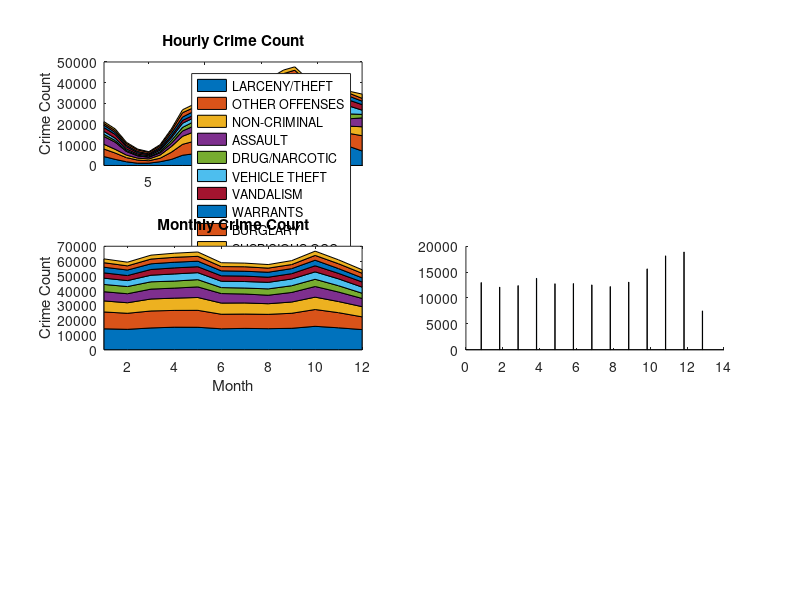

Here is the MATLAB script that generated this plot: (Note: this script raises an error after producing the figure.)

x = [0,1,2,3,4,5,6,7,8,9,10,11,12,13,14,15,16,17,18,19,20,21,22,23];
hour_count= [4304, 2957, 1786, 1098, 1130, 1806, 2930, 4952, 5650, 6924, 7688, 10160, 8999, 9229, 10164, 10564, 11753, 13875, 12912, 10984, 9600, 9507, 8909, 7019;
3630, 3057, 2003, 1516, 1166, 1692, 3459, 5264, 6010, 5857, 5800, 7702, 6378, 6375, 6720, 7559, 7719, 6959, 6132, 5335, 5470, 6574, 6430, 7375;
 2292, 1789, 1240, 941, 861, 1541, 2758, 3886, 4545, 5003, 4931, 6761, 5329, 5284, 5595, 5602, 5088, 4876, 4256, 3906, 3940, 3951, 3624, 4305;
  3789, 3454, 1738, 1052, 825, 1034, 1580, 2573, 2847, 3164, 3368, 4207, 3648, 3682, 4154, 4010, 4147, 4025, 3940, 3841, 3978, 3885, 3644, 4291;
1043, 808, 546, 379, 205, 600, 1313, 1733, 2114, 2422, 2733, 2696, 3593, 4046, 3758, 3971, 4011, 3619, 3156, 2377, 2278, 2585, 2282, 1703;
1392, 1116, 669, 505, 498, 741, 1268, 2002, 1868, 1793, 1508, 2313, 1646, 1973, 2231, 2732, 3569, 4418, 3807, 4018, 3965, 4145, 3569, 2035;
1832, 1819, 1107, 711, 579, 661, 932, 1395, 1295, 1356, 1267, 1770, 1338, 1506, 1777, 2008, 2726, 3204, 2829, 2908, 3056, 3144, 2824, 2681;
1205, 977, 694, 567, 399, 715, 1337, 1591, 1839, 2077, 2079, 2276, 2432, 2449, 2468, 2679, 2776, 2495, 2169, 1709, 1690, 2039, 1872, 1680;
832, 879, 865, 772, 707, 805, 1272, 2124, 1794, 1646, 1610, 2102, 1404, 1514, 1763, 1999, 2609, 2574, 1931, 1631, 1579, 1541, 1437, 1365;
844, 793, 553, 366, 287, 468, 793, 1409, 1574, 1556, 1560, 2364, 1653, 1723, 1859, 1811, 1708, 1615, 1471, 1261, 1338, 1265, 1110, 2033];


normalized_hour_count= [-0.78443, -1.13859, -1.44647, -1.62736, -1.61895, -1.44121, -1.14569, -0.61406, -0.43054, -0.09557, 0.1053, 0.75525, 0.44999, 0.51047, 0.7563, 0.86147, 1.17408, 1.73201, 1.47881, 0.9719, 0.60801, 0.58356, 0.42633, -0.07059;
-0.80029, -1.08204, -1.60029, -1.83975, -2.01185, -1.75321, -0.88437, 0.00316, 0.36997, 0.29474, 0.26671, 1.20193, 0.55091, 0.54944, 0.71908, 1.13162, 1.21029, 0.83659, 0.42995, 0.03807, 0.10445, 0.64729, 0.57648, 1.04114;
-0.9649, -1.27722, -1.6181, -1.80375, -1.85343, -1.43121, -0.67555, 0.02484, 0.43402, 0.7184, 0.67369, 1.80996, 0.92081, 0.89287, 1.08598, 1.09032, 0.77117, 0.63954, 0.25457, 0.03725, 0.05837, 0.0652, -0.13784, 0.285;
0.53593, 0.22947, -1.34036, -1.96793, -2.17559, -1.98439, -1.4849, -0.57649, -0.32583, -0.03583, 0.15079, 0.91833, 0.40694, 0.43805, 0.86984, 0.73811, 0.86344, 0.75183, 0.67407, 0.5835, 0.70883, 0.62375, 0.40328, 0.99517;
-0.99904, -1.19375, -1.41083, -1.54919, -1.69336, -1.36609, -0.77534, -0.42735, -0.11168, 0.14351, 0.40119, 0.37053, 1.11373, 1.48906, 1.25044, 1.42692, 1.46006, 1.13527, 0.75166, 0.10623, 0.0242, 0.27856, 0.02751, -0.45221;
-0.69476, -0.92065, -1.28649, -1.42072, -1.42644, -1.22756, -0.79624, -0.19551, -0.30518, -0.36656, -0.59982, 0.05903, -0.48687, -0.21924, -0.00808, 0.40196, 1.08699, 1.78185, 1.28178, 1.45448, 1.4111, 1.55842, 1.08699, -0.1685;
-0.03783, -0.05343, -0.90746, -1.38246, -1.54079, -1.44243, -1.11737, -0.56201, -0.68196, -0.60879, -0.71554, -0.1122, -0.63038, -0.42887, -0.10381, 0.17328, 1.03451, 1.60786, 1.15806, 1.25282, 1.43034, 1.53589, 1.15206, 0.98053;
-0.81, -1.14341, -1.55725, -1.74296, -1.98863, -1.52654, -0.61698, -0.24555, 0.11711, 0.46514, 0.46806, 0.75614, 0.98426, 1.00912, 1.03691, 1.34546, 1.4873, 1.07639, 0.59967, -0.07299, -0.10078, 0.40957, 0.16536, -0.1154;
-1.32177, -1.23296, -1.25941, -1.43516, -1.55799, -1.3728, -0.4903, 1.11973, 0.49613, 0.21645, 0.14842, 1.07816, -0.24086, -0.03299, 0.43755, 0.88352, 2.03624, 1.9701, 0.75502, 0.18811, 0.08984, 0.01803, -0.1785, -0.31456;
-0.86266, -0.9573, -1.40262, -1.74961, -1.89619, -1.56034, -0.9573, 0.18571, 0.49187, 0.45847, 0.46589, 1.95773, 0.63846, 0.76834, 1.02069, 0.93163, 0.74051, 0.56795, 0.30075, -0.08891, 0.05396, -0.08149, -0.36909, 1.34355];

month_count=[14172,11393,7470,6226,4906,4255,3590,3828,3041,2580;
13813,10853,7117,6104,4862,4030,3409,3728,2832,2485;
14748,11486,8104,6680,4937,4457,3889,3833,3201,2651;
15257,11351,8297,6793,4761,4828,4090,3822,3336,2766;
15201,11460,8685,7175,4903,4720,4013,3764,3281,2932;
14178,9846,7551,6434,4037,4299,3680,3353,2881,2609;
14450,9699,7506,6050,4044,4399,3679,3287,3040,2445;
14248,9703,7176,5747,4296,4430,3469,3366,2792,2402;
14500,10177,7614,6474,4536,4572,3601,3407,2769,2639;
15852,11365,8369,7195,4897,5016,4115,3776,3225,2891;
14840,10234,7521,6435,4264,4648,3689,3248,3275,2649;
13641,8615,6894,5563,3528,4127,3501,2802,3082,2365];

% y1 is theft:
%     2003   04       05     06    07    08      09    10     11    12     13     14
y1 =[12990, 12111, 12402, 13798, 12760, 12800, 12538, 12214, 13084, 15639, 18152, 18901, 7511]';
y2 =[10614, 10324,  8848,  9363,  9759, 11860, 12044, 10464,  9938,  9622,  9430, 10290, 3626]';
y3 =[6566,  6882,  6976,  6635,  6273,  6021,  6185,  6937,  7673,  8589, 10489,  9669, 3409]';
y4 =[6555,  6467,  5779,  6364,  6105,  6327,  5976,  6128,  6117,  6199,  6280,  6254, 2325]';
y5 =[4875,  4873,  4379,  4700,  5219,  5866,  5951,  4489,  3374,  3408,  3319,  2767, 751]';
y6 =[7583,  8758,  9111,  3700,  3250,  2983,  2603,  2197,  2361,  3116,  3147,  3564, 1408]';
y7 =[3271,  3187,  3473,  3890,  3693,  3576,  3777,  4008,  3570,  3973,  3462,  3538, 1307]';
y8 =[4527,  4006,  3414,  3255,  3486,  2902,  2893,  3065,  3257,  3234,  3551,  3435, 1189]';
y9 =[3017,  3330,  3463,  3550,  2655,  2800,  2633,  2491,  2515,  3135,  3070,  3006, 1090]';
y10 =[2103,  2263,  2341,  2404,  2389,  2319,  2213,  2957,  3049,  2979,  2828,  2613, 956]';



c1= [ 23570, 23957, 24487, 24415, 27104, 27217, 24150 ]';
c2= [ 17787, 18809, 19950, 18462, 18588, 17129, 15457 ]';
c3= [ 12855, 12738, 12928, 12819, 13984, 14007, 12973 ]';
c4= [ 10560, 10280, 10553, 10246, 11160, 11995, 12082 ]';
c5= [ 7823, 8474, 9267, 8454, 7420, 6390, 6143 ]';
c6=  [7412, 7263 , 7414 ,7456 ,8613 ,8119 ,7504 ]';
c7= [5946, 5852, 5927, 5980, 7092, 7326, 6602 ]';
c8= [5811, 6427, 7029, 6376, 5926, 5364, 5281]';
c9= [5262, 5374, 5457, 5350, 6327, 4754, 4231]';
c10=  [ 4447, 4517, 4851, 4510, 4924, 4155,4010 ]';



figure(1)
subplot(3,2,1)
area(hour_count')
title('Hourly Crime Count')
legend('LARCENY/THEFT','OTHER OFFENSES','NON-CRIMINAL','ASSAULT','DRUG/NARCOTIC','VEHICLE THEFT','VANDALISM','WARRANTS','BURGLARY','SUSPICIOUS OCC');
% axis([0 25 0 50000])
xlim([1,24])
xlabel('Hour')
ylabel('Crime Count')


subplot(3,2,3)
area(month_count)
% h = get(gca,'xtick');
% set(gca,'xticklabel',h/2);
title('Monthly Crime Count')
xlim([1,12])
xlabel('Month')
ylabel('Crime Count')

% year->crime_count
subplot(3,2,4)
% area(year_count)
% title('Yearly Crime Count')
% ax= gca;
% ax.XTickLabel = {'2003','2004','2005','2006','2007','2008','2009','2010','2011','2012','2013','2014','2015'};

% % Create a stacked bar chart using the bar function
% 
bar(1:13, [y1 y2 y3 y4 y5 y6 y7 y8 y9 y10], 0.5, 'stack')
% % Adjust the axis limits
axis([0 14 0 70000])
set(gca, 'XTick', 1:13)
% % Add title and axis labels
title('Yearly Crime Count')
xlabel('Year')
ylabel('Crime Counts')


% % Add a legend
% legend('LARCENY/THEFT','OTHER OFFENSES','NON-CRIMINAL','ASSAULT','DRUG/NARCOTIC','VEHICLE THEFT','VANDALISM','WARRANTS','BURGLARY','SUSPICIOUS OCC');
subplot(3,2,2)
bar(1:7, [c1 c2 c3 c4 c5 c6 c7 c8 c9 c10], 0.5, 'stack')
% % Adjust the axis limits
% axis([0 13 0 70000])
set(gca, 'XTick', 1:7)
% % Add title and axis labels
title('DaypfWeek Crime Count')
xlabel('DayofWeek')
ylabel('Crime Counts')


figure(2)
X = [25060 28630 10236 9146 18223 9903 9893 11845 10119 41845];
labels = {'CENTRAL','NORTHERN','INGLESIDE','PARK','MISSION','TENDERLOIN','RICHMOND','TARAVAL','BAYVIEW','SOUTHERN'};
pie(X, labels)
title('PdDistrict Distribution of Theft from 2003-2015')




